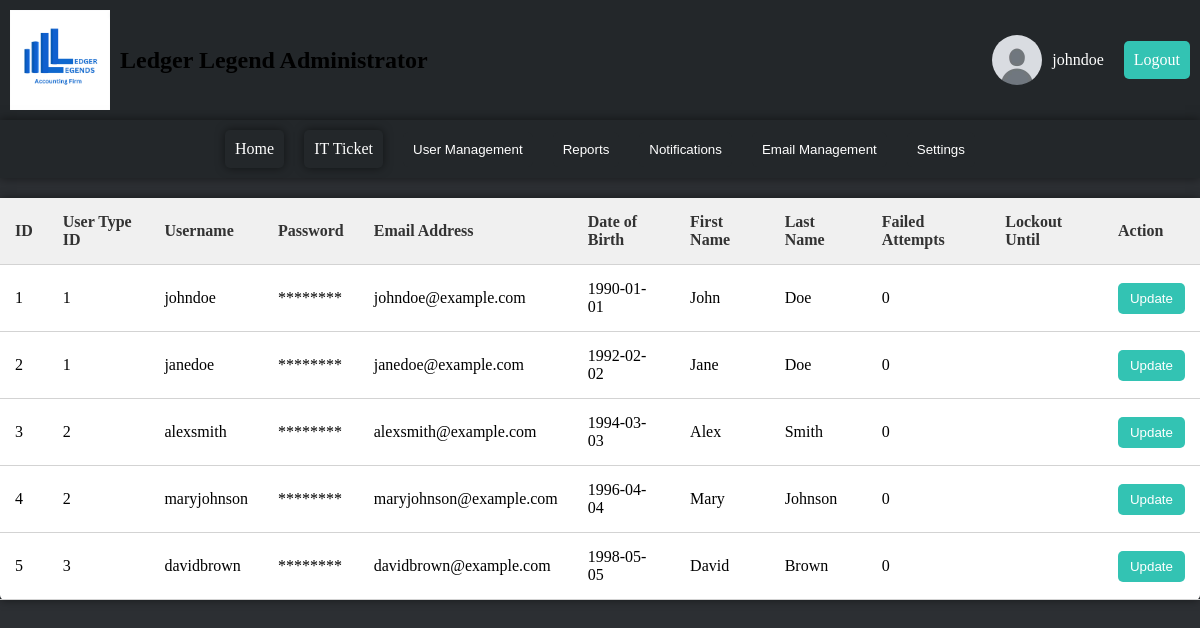
Page /user_roster.php (signed in) on the earlier database version.
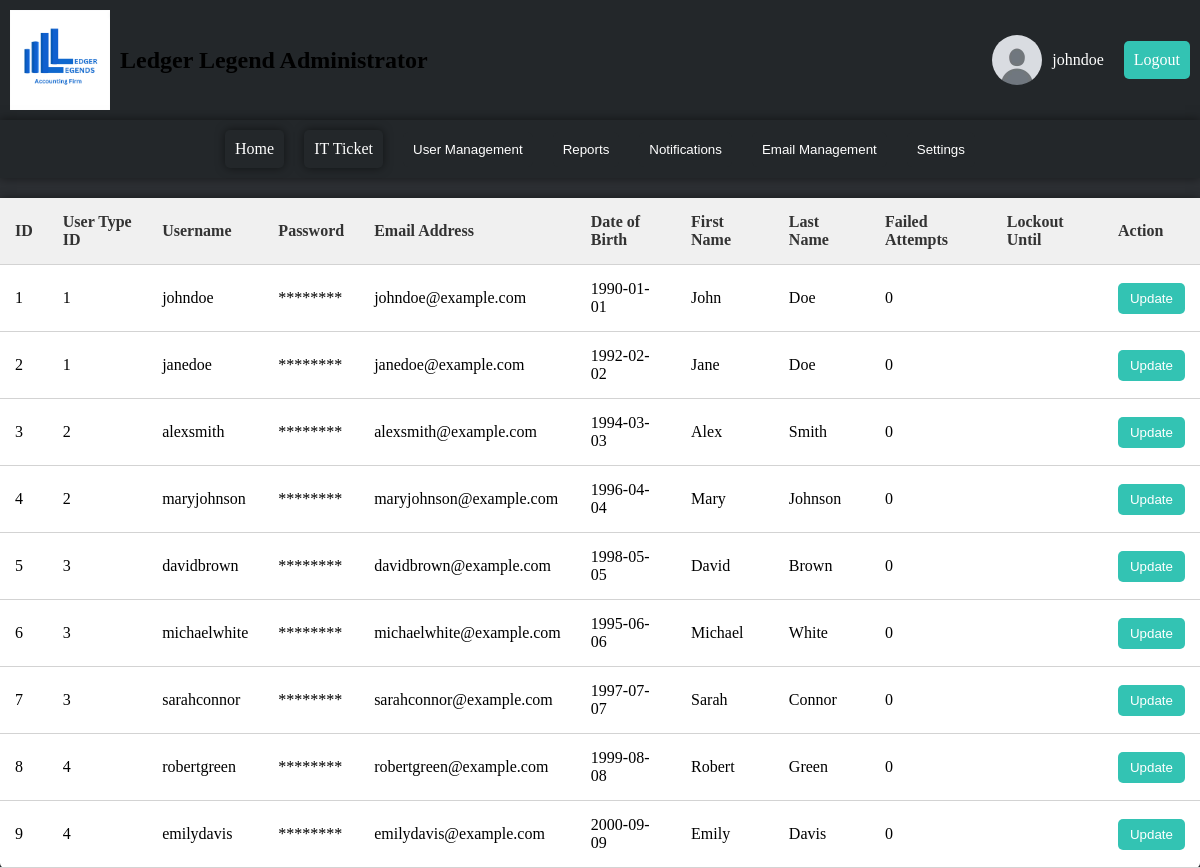
Same page on the later database version.
### tables this page shows
CREATE TABLE EmployeeAccounts (
   Id INT NOT NULL AUTO_INCREMENT PRIMARY KEY,
   UserTypeId CHAR(10) NOT NULL,
   Username VARCHAR(50) NOT NULL,
   Password VARCHAR(255) NOT NULL,
   EmailAddress VARCHAR(100) NOT NULL,
   DateOfBirth DATE NOT NULL,
   FirstName VARCHAR(50) NOT NULL,
   LastName VARCHAR(50) NOT NULL,
   Address VARCHAR(255) NOT NULL,
   SecurityQuestions CHAR(10) NULL,
   SecurityAnswers CHAR(10) NULL,
   FailedAttempts INT DEFAULT 0,
   LockoutUntil DATETIME NULL,
   CreatedDate DATETIME DEFAULT CURRENT_TIMESTAMP,
   ModifiedDate DATETIME ON UPDATE CURRENT_TIMESTAMP,
   ModifiedBy VARCHAR(50),
   IsActive BOOLEAN DEFAULT 0
);

### user_roster.php (the view, shortened to what this page needs)
<?php
$conn = mysqli_connect("localhost", "root", "root", "accounting_db");
$sql = "SELECT * FROM EmployeeAccounts";
$result = $conn->query($sql);
$username = $_SESSION['username'];
?>
<!DOCTYPE html>
<html lang="en">
<head>
    <link rel="stylesheet" href="./administrator_stylesheet.css">
</head>
<body>
    <nav>
        <div class="welcome">
            <img src="profile.png" alt="Picture" class="picture">
            <h1>Ledger Legend Administrator</h1>
        </div>
        <div class="user-profile">
            <img src="pfp.png" alt="User Picture" class="profile-pic">
            <span class="username"><?php echo htmlspecialchars($username); ?></span>
            <a href="./logout.php" class="logout-btn">Logout</a>
        </div>
    </nav>
    <div class="main-bar">
        <a href="./administrator_home.php" class="nav-link">Home</a>
        <a href="./it_ticket.php" class="nav-link">IT Ticket</a>
        <div class="dropdown">
            <button class="dropbtn">User Management</button>
        </div>
        <div class="dropdown">
            <button class="dropbtn">Reports</button>
        </div>
        <div class="dropdown">
            <button class="dropbtn">Notifications</button>
        </div>
        <div class="dropdown">
            <button class="dropbtn">Email Management</button>
        </div>
        <div class="dropdown">
            <button class="dropbtn">Settings</button>
        </div>
    </div>
    <div class="main-content">
        <table>
            <thead>
                <tr>
                    <th>ID</th>
                    <th>User Type ID</th>
                    <th>Username</th>
                    <th>Password</th>
                    <th>Email Address</th>
                    <th>Date of Birth</th>
                    <th>First Name</th>
                    <th>Last Name</th>
                    <th>Failed Attempts</th>
                    <th>Lockout Until</th>
                    <th>Action</th>
                </tr>
            </thead>
            <tbody>
                <?php
                if ($result->num_rows > 0) {
                    while($row = $result->fetch_assoc()) {
                        echo '<tr>
                                <td>' . $row['Id'] . '</td>
                                <td>' . $row['UserTypeId'] . '</td>
                                <td>' . $row['Username'] . '</td>
                                <td>********</td>
                                <td>' . $row['EmailAddress'] . '</td>
                                <td>' . $row['DateOfBirth'] . '</td>
                                <td>' . $row['FirstName'] . '</td>
                                <td>' . $row['LastName'] . '</td>
                                <td>' . $row['FailedAttempts'] . '</td>
                                <td>' . $row['LockoutUntil'] . '</td>
                                <td><button class="update-button" onclick="window.location.href=\'update_user.php?id=' . $row['Id'] . '\'">Update</button></td>
                            </tr>';
                    }
                } else {
                    echo '<tr><td colspan="11">No users found</td></tr>';
                }
                ?>
            </tbody>
        </table>
    </div>
</body>
</html>

### administrator_stylesheet.css (style rules this page uses)
:root { --background-color: #2C2F33; --navbar-background: #23272A; --link-color: #33C3B3; --link-hover-background: #1F2933; --dropdown-background: #2C2F33; --dropdown-hover-background: #3A3F47; --text-color: white; --box-shadow: 0 0 10px rgba(0, 0, 0, 0.5); --border-radius: 5px; }
body { background-color: var(--background-color); margin: 0; padding: 0; display: flex; flex-direction: column; }
nav { display: flex; justify-content: space-between; align-items: center; padding: 10px; background-color: var(--navbar-background); }
.welcome { display: flex; align-items: center; }
.picture { width: 100px; height: auto; margin-right: 10px; }
.user-profile { display: flex; align-items: center; gap: 10px; }
.profile-pic { width: 50px; height: 50px; border-radius: 50%; }
.username { font-size: 16px; color: var(--text-color); margin-right: 10px; }
.logout-btn { padding: 10px; background-color: var(--link-color); color: white; text-decoration: none; border-radius: var(--border-radius); }
.main-bar { display: flex; justify-content: center; align-items: center; background-color: var(--navbar-background); padding: 10px; box-shadow: var(--box-shadow); }
.nav-link { display: inline-block; padding: 10px; background-color: var(--navbar-background); color: white; text-decoration: none; border-radius: var(--border-radius); box-shadow: var(--box-shadow); margin: 0 10px; }
.dropdown { position: relative; display: inline-block; margin: 0 10px; }
.dropbtn { background-color: var(--navbar-background); color: white; padding: 10px; border: none; cursor: pointer; border-radius: 5px; }
table { width: 100%; border-collapse: collapse; margin-top: 20px; background-color: white; border-radius: var(--border-radius); box-shadow: var(--box-shadow); }
th, td { padding: 15px; text-align: left; border-bottom: 1px solid lightgrey; }
th { background-color: #f0f0f0; color: #333; font-weight: bold; }
.update-button { padding: 8px 12px; background-color: var(--link-color); color: white; border: none; border-radius: var(--border-radius); cursor: pointer; transition: background-color 0.3s; }

Differences in the rows shown:
added employeeaccounts: Id "6", UserTypeId "3", Username "michaelwhite", EmailAddress "michaelwhite@example.com", DateOfBirth "1995-06-06", FirstName "Michael", LastName "White", FailedAttempts "0"
added employeeaccounts: Id "7", UserTypeId "3", Username "sarahconnor", EmailAddress "sarahconnor@example.com", DateOfBirth "1997-07-07", FirstName "Sarah", LastName "Connor", FailedAttempts "0"
added employeeaccounts: Id "8", UserTypeId "4", Username "robertgreen", EmailAddress "robertgreen@example.com", DateOfBirth "1999-08-08", FirstName "Robert", LastName "Green", FailedAttempts "0"
added employeeaccounts: Id "9", UserTypeId "4", Username "emilydavis", EmailAddress "emilydavis@example.com", DateOfBirth "2000-09-09", FirstName "Emily", LastName "Davis", FailedAttempts "0"
